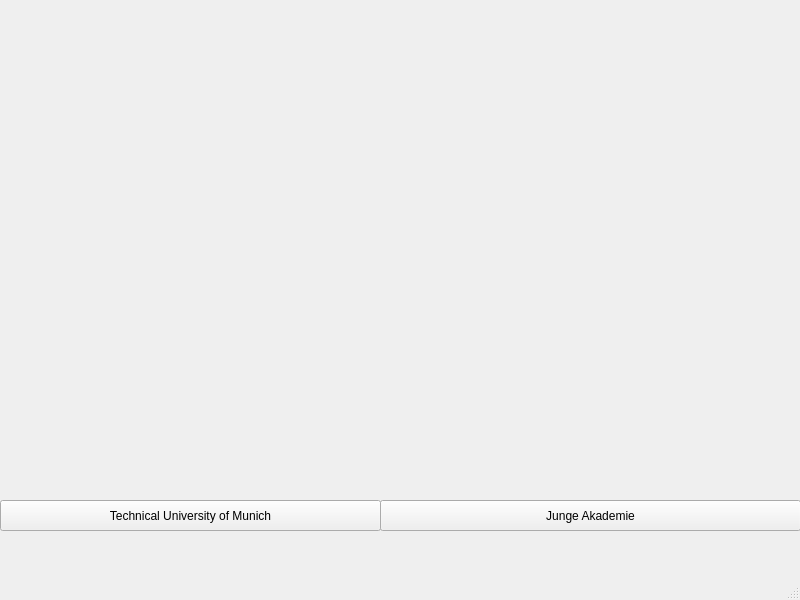
<?xml version="1.0" encoding="UTF-8"?>
<ui version="4.0">
 <class>MainWindow</class>
 <widget class="QMainWindow" name="MainWindow">
  <property name="geometry">
   <rect>
    <x>0</x>
    <y>0</y>
    <width>800</width>
    <height>600</height>
   </rect>
  </property>
  <property name="windowTitle">
   <string>MainWindow</string>
  </property>
  <widget class="QWidget" name="centralwidget">
   <widget class="QLabel" name="label">
    <property name="geometry">
     <rect>
      <x>30</x>
      <y>0</y>
      <width>771</width>
      <height>471</height>
     </rect>
    </property>
    <property name="text">
     <string/>
    </property>
    <property name="pixmap">
     <pixmap>../../../640px-TU_Muenchen_Logo.svg.png</pixmap>
    </property>
    <property name="scaledContents">
     <bool>false</bool>
    </property>
   </widget>
   <widget class="QPushButton" name="TUM">
    <property name="geometry">
     <rect>
      <x>0</x>
      <y>500</y>
      <width>381</width>
      <height>31</height>
     </rect>
    </property>
    <property name="text">
     <string>Technical University of Munich</string>
    </property>
   </widget>
   <widget class="QPushButton" name="JA">
    <property name="geometry">
     <rect>
      <x>380</x>
      <y>500</y>
      <width>421</width>
      <height>31</height>
     </rect>
    </property>
    <property name="text">
     <string>Junge Akademie</string>
    </property>
   </widget>
  </widget>
  <widget class="QMenuBar" name="menubar">
   <property name="geometry">
    <rect>
     <x>0</x>
     <y>0</y>
     <width>800</width>
     <height>26</height>
    </rect>
   </property>
  </widget>
  <widget class="QStatusBar" name="statusbar"/>
 </widget>
 <resources/>
 <connections/>
</ui>
